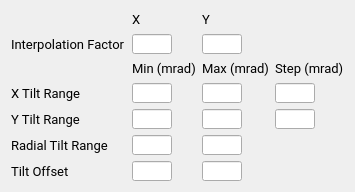
                   <widget class="QWidget" name="scrollAreaWidgetContents_7">
                    <property name="geometry">
                     <rect>
                      <x>0</x>
                      <y>0</y>
                      <width>353</width>
                      <height>192</height>
                     </rect>
                    </property>
                    <layout class="QVBoxLayout" name="verticalLayout_21">
                     <item>
                      <layout class="QGridLayout" name="gridLayout_2">
                       <item row="8" column="1">
                        <widget class="QLineEdit" name="lineEdit_xtilt_offset">
                         <property name="maximumSize">
                          <size>
                           <width>40</width>
                           <height>20</height>
                          </size>
                         </property>
                        </widget>
                       </item>
                       <item row="3" column="1">
                        <widget class="QLineEdit" name="lineEdit_xtt_min">
                         <property name="maximumSize">
                          <size>
                           <width>40</width>
                           <height>20</height>
                          </size>
                         </property>
                        </widget>
                       </item>
                       <item row="2" column="1">
                        <widget class="QLabel" name="label_30">
                         <property name="font">
                          <font>
                           <family>Roboto</family>
                           <pointsize>10</pointsize>
                          </font>
                         </property>
                         <property name="text">
                          <string>Min (mrad)</string>
                         </property>
                        </widget>
                       </item>
                       <item row="1" column="1">
                        <widget class="QLineEdit" name="lineEdit_interpX_hrtem">
                         <property name="maximumSize">
                          <size>
                           <width>40</width>
                           <height>20</height>
                          </size>
                         </property>
                        </widget>
                       </item>
                       <item row="2" column="2">
                        <widget class="QLabel" name="label_37">
                         <property name="font">
                          <font>
                           <family>Roboto</family>
                           <pointsize>10</pointsize>
                          </font>
                         </property>
                         <property name="text">
                          <string>Max (mrad)</string>
                         </property>
                        </widget>
                       </item>
                       <item row="3" column="0">
                        <widget class="QLabel" name="label_19">
                         <property name="font">
                          <font>
                           <family>Roboto</family>
                           <pointsize>10</pointsize>
                          </font>
                         </property>
                         <property name="text">
                          <string>X Tilt Range</string>
                         </property>
                        </widget>
                       </item>
                       <item row="7" column="1">
                        <widget class="QLineEdit" name="lineEdit_rtt_min">
                         <property name="maximumSize">
                          <size>
                           <width>40</width>
                           <height>20</height>
                          </size>
                         </property>
                        </widget>
                       </item>
                       <item row="4" column="2">
                        <widget class="QLineEdit" name="lineEdit_ytt_max">
                         <property name="maximumSize">
                          <size>
                           <width>40</width>
                           <height>20</height>
                          </size>
                         </property>
                        </widget>
                       </item>
                       <item row="3" column="2">
                        <widget class="QLineEdit" name="lineEdit_xtt_max">
                         <property name="maximumSize">
                          <size>
                           <width>40</width>
                           <height>20</height>
                          </size>
                         </property>
                        </widget>
                       </item>
                       <item row="7" column="2">
                        <widget class="QLineEdit" name="lineEdit_rtt_max">
                         <property name="maximumSize">
                          <size>
                           <width>40</width>
                           <height>20</height>
                          </size>
                         </property>
                        </widget>
                       </item>
                       <item row="8" column="2">
                        <widget class="QLineEdit" name="lineEdit_ytilt_offset">
                         <property name="maximumSize">
                          <size>
                           <width>40</width>
                           <height>20</height>
                          </size>
                         </property>
                        </widget>
                       </item>
                       <item row="4" column="0">
                        <widget class="QLabel" name="label_20">
                         <property name="font">
                          <font>
                           <family>Roboto</family>
                           <pointsize>10</pointsize>
                          </font>
                         </property>
                         <property name="text">
                          <string>Y Tilt Range</string>
                         </property>
                        </widget>
                       </item>
                       <item row="1" column="0">
                        <widget class="QLabel" name="label_38">
                         <property name="font">
                          <font>
                           <family>Roboto</family>
                           <pointsize>10</pointsize>
                          </font>
                         </property>
                         <property name="text">
                          <string>Interpolation Factor</string>
                         </property>
                        </widget>
                       </item>
                       <item row="3" column="3">
                        <widget class="QLineEdit" name="lineEdit_xtt_step">
                         <property name="maximumSize">
                          <size>
                           <width>40</width>
                           <height>20</height>
                          </size>
                         </property>
                        </widget>
                       </item>
                       <item row="1" column="2">
                        <widget class="QLineEdit" name="lineEdit_interpY_hrtem">
                         <property name="maximumSize">
                          <size>
                           <width>40</width>
                           <height>20</height>
                          </size>
                         </property>
                        </widget>
                       </item>
                       <item row="8" column="0">
                        <widget class="QLabel" name="label_22">
                         <property name="font">
                          <font>
                           <family>Roboto</family>
                           <pointsize>10</pointsize>
                          </font>
                         </property>
                         <property name="text">
                          <string>Tilt Offset</string>
                         </property>
                        </widget>
                       </item>
                       <item row="7" column="0">
                        <widget class="QLabel" name="label_21">
                         <property name="font">
                          <font>
                           <family>Roboto</family>
                           <pointsize>10</pointsize>
                          </font>
                         </property>
                         <property name="text">
                          <string>Radial Tilt Range</string>
                         </property>
                        </widget>
                       </item>
                       <item row="4" column="3">
                        <widget class="QLineEdit" name="lineEdit_ytt_step">
                         <property name="maximumSize">
                          <size>
                           <width>40</width>
                           <height>20</height>
                          </size>
                         </property>
                        </widget>
                       </item>
                       <item row="4" column="1">
                        <widget class="QLineEdit" name="lineEdit_ytt_min">
                         <property name="maximumSize">
                          <size>
                           <width>40</width>
                           <height>20</height>
                          </size>
                         </property>
                        </widget>
                       </item>
                       <item row="0" column="1">
                        <widget class="QLabel" name="label_83">
                         <property name="font">
                          <font>
                           <family>Roboto</family>
                           <pointsize>10</pointsize>
                          </font>
                         </property>
                         <property name="text">
                          <string>X</string>
                         </property>
                        </widget>
                       </item>
                       <item row="0" column="2">
                        <widget class="QLabel" name="label_84">
                         <property name="font">
                          <font>
                           <family>Roboto</family>
                           <pointsize>10</pointsize>
                          </font>
                         </property>
                         <property name="text">
                          <string>Y</string>
                         </property>
                        </widget>
                       </item>
                       <item row="2" column="3">
                        <widget class="QLabel" name="label_85">
                         <property name="font">
                          <font>
                           <family>Roboto</family>
                           <pointsize>10</pointsize>
                          </font>
                         </property>
                         <property name="text">
                          <string>Step (mrad)</string>
                         </property>
                        </widget>
                       </item>
                      </layout>
                     </item>
                    </layout>
                   </widget>
